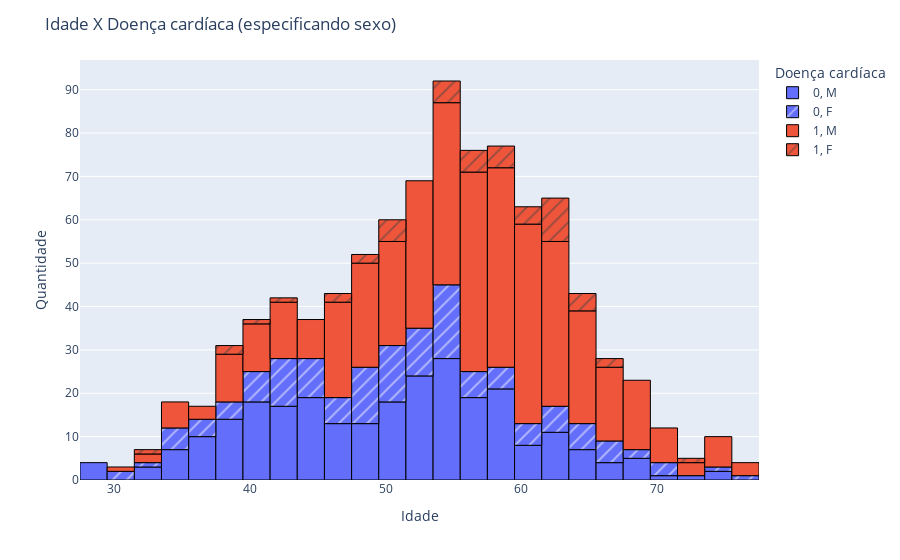

The cell this chart's notebook holds for it:
### Code cell
fig = px.histogram(df, x="Age", color="HeartDisease", pattern_shape="Sex")
fig.update_layout(
    title_text="Idade X Doença cardíaca (especificando sexo)",
    xaxis_title_text="Idade",
    yaxis_title_text="Quantidade",
    legend_title_text="Doença cardíaca"
)
fig.update_traces(marker_line_width=1, marker_line_color="black")
fig.show()

### Figure 1 — Plotly figure (JSON) as saved in the notebook; plotly's stock layout.template omitted (floating-point values rounded to 4 significant figures; data arrays with more than 128 entries replaced by an {"elided": "..."} marker saying what was removed)
{"data": [{"alignmentgroup": "True", "bingroup": "x", "hovertemplate": "HeartDisease=0<br>Sex=M<br>Age=%{x}<br>count=%{y}<extra></extra>", "legendgroup": "0, M", "marker": {"color": "#636efa", "line": {"color": "black", "width": 1}, "pattern": {"shape": ""}}, "name": "0, M", "offsetgroup": "0, M", "orientation": "v", "showlegend": true, "type": "histogram", "x": {"elided": "267 int values"}, "xaxis": "x", "yaxis": "y"}, {"alignmentgroup": "True", "bingroup": "x", "hovertemplate": "HeartDisease=0<br>Sex=F<br>Age=%{x}<br>count=%{y}<extra></extra>", "legendgroup": "0, F", "marker": {"color": "#636efa", "line": {"color": "black", "width": 1}, "pattern": {"shape": "/"}}, "name": "0, F", "offsetgroup": "0, F", "orientation": "v", "showlegend": true, "type": "histogram", "x": {"elided": "143 int values"}, "xaxis": "x", "yaxis": "y"}, {"alignmentgroup": "True", "bingroup": "x", "hovertemplate": "HeartDisease=1<br>Sex=M<br>Age=%{x}<br>count=%{y}<extra></extra>", "legendgroup": "1, M", "marker": {"color": "#EF553B", "line": {"color": "black", "width": 1}, "pattern": {"shape": ""}}, "name": "1, M", "offsetgroup": "1, M", "orientation": "v", "showlegend": true, "type": "histogram", "x": {"elided": "458 int values"}, "xaxis": "x", "yaxis": "y"}, {"alignmentgroup": "True", "bingroup": "x", "hovertemplate": "HeartDisease=1<br>Sex=F<br>Age=%{x}<br>count=%{y}<extra></extra>", "legendgroup": "1, F", "marker": {"color": "#EF553B", "line": {"color": "black", "width": 1}, "pattern": {"shape": "/"}}, "name": "1, F", "offsetgroup": "1, F", "orientation": "v", "showlegend": true, "type": "histogram", "x": [49, 48, 54, 47, 40, 33, 59, 47, 58, 56, 50, 51, 62, 51, 38, 64, 64, 73, 38, 62, 50, 66, 64, 54, 54, 63, 65, 59, 51, 58, 61, 60, 55, 60, 56, 63, 66, 62, 62, 56, 62, 43, 61, 62, 62, 55, 58, 63, 57, 57], "xaxis": "x", "yaxis": "y"}], "layout": {"barmode": "relative", "legend": {"title": {"text": "Doença cardíaca"}, "tracegroupgap": 0}, "margin": {"t": 60}, "title": {"text": "Idade X Doença cardíaca (especificando sexo)"}, "xaxis": {"anchor": "y", "domain": [0, 1], "title": {"text": "Idade"}}, "yaxis": {"anchor": "x", "domain": [0, 1], "title": {"text": "Quantidade"}}}}
